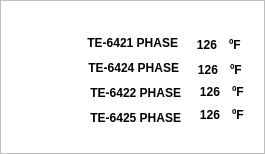
  <widget class="QFrame" name="frAux">
   <property name="geometry">
    <rect>
     <x>295</x>
     <y>55</y>
     <width>265</width>
     <height>154</height>
    </rect>
   </property>
   <property name="styleSheet">
    <string notr="true">background-color: rgba(255, 255, 255, 0);
color: rgb(190, 190, 190);
border-top-color: rgb(213, 213, 213);</string>
   </property>
   <property name="frameShape">
    <enum>QFrame::Box</enum>
   </property>
   <property name="frameShadow">
    <enum>QFrame::Plain</enum>
   </property>
   <property name="lineWidth">
    <number>1</number>
   </property>
   <widget class="QLabel" name="lbTexto_T1">
    <property name="geometry">
     <rect>
      <x>37</x>
      <y>35</y>
      <width>141</width>
      <height>16</height>
     </rect>
    </property>
    <property name="font">
     <font>
      <pointsize>9</pointsize>
      <weight>75</weight>
      <bold>true</bold>
     </font>
    </property>
    <property name="styleSheet">
     <string notr="true">background-color: rgba(255, 255, 255, 0);
color: rgb(0 ,0, 0);</string>
    </property>
    <property name="text">
     <string>TE-6421 PHASE</string>
    </property>
    <property name="alignment">
     <set>Qt::AlignRight|Qt::AlignTrailing|Qt::AlignVCenter</set>
    </property>
   </widget>
   <widget class="QLabel" name="lbTexto_1">
    <property name="geometry">
     <rect>
      <x>186</x>
      <y>35</y>
      <width>31</width>
      <height>20</height>
     </rect>
    </property>
    <property name="font">
     <font>
      <pointsize>9</pointsize>
      <weight>75</weight>
      <bold>true</bold>
     </font>
    </property>
    <property name="styleSheet">
     <string notr="true">background-color: rgba(255, 255, 255, 0);
color: rgb(0 ,0, 0);</string>
    </property>
    <property name="text">
     <string>126</string>
    </property>
    <property name="alignment">
     <set>Qt::AlignRight|Qt::AlignTrailing|Qt::AlignVCenter</set>
    </property>
   </widget>
   <widget class="QLabel" name="lbTexto_U1">
    <property name="geometry">
     <rect>
      <x>229</x>
      <y>35</y>
      <width>31</width>
      <height>20</height>
     </rect>
    </property>
    <property name="font">
     <font>
      <pointsize>9</pointsize>
      <weight>75</weight>
      <bold>true</bold>
     </font>
    </property>
    <property name="styleSheet">
     <string notr="true">background-color: rgba(255, 255, 255, 0);
color: rgb(0 ,0, 0);</string>
    </property>
    <property name="text">
     <string>ºF</string>
    </property>
    <property name="alignment">
     <set>Qt::AlignLeading|Qt::AlignLeft|Qt::AlignVCenter</set>
    </property>
   </widget>
   <widget class="QLabel" name="lbTexto_U2">
    <property name="geometry">
     <rect>
      <x>230</x>
      <y>60</y>
      <width>31</width>
      <height>20</height>
     </rect>
    </property>
    <property name="font">
     <font>
      <pointsize>9</pointsize>
      <weight>75</weight>
      <bold>true</bold>
     </font>
    </property>
    <property name="styleSheet">
     <string notr="true">background-color: rgba(255, 255, 255, 0);
color: rgb(0 ,0, 0);</string>
    </property>
    <property name="text">
     <string>ºF</string>
    </property>
    <property name="alignment">
     <set>Qt::AlignLeading|Qt::AlignLeft|Qt::AlignVCenter</set>
    </property>
   </widget>
   <widget class="QLabel" name="lbTexto_T">
    <property name="geometry">
     <rect>
      <x>38</x>
      <y>60</y>
      <width>141</width>
      <height>16</height>
     </rect>
    </property>
    <property name="font">
     <font>
      <pointsize>9</pointsize>
      <weight>75</weight>
      <bold>true</bold>
     </font>
    </property>
    <property name="styleSheet">
     <string notr="true">background-color: rgba(255, 255, 255, 0);
color: rgb(0 ,0, 0);</string>
    </property>
    <property name="text">
     <string>TE-6424 PHASE</string>
    </property>
    <property name="alignment">
     <set>Qt::AlignRight|Qt::AlignTrailing|Qt::AlignVCenter</set>
    </property>
   </widget>
   <widget class="QLabel" name="lbTexto_2">
    <property name="geometry">
     <rect>
      <x>187</x>
      <y>60</y>
      <width>31</width>
      <height>20</height>
     </rect>
    </property>
    <property name="font">
     <font>
      <pointsize>9</pointsize>
      <weight>75</weight>
      <bold>true</bold>
     </font>
    </property>
    <property name="styleSheet">
     <string notr="true">background-color: rgba(255, 255, 255, 0);
color: rgb(0 ,0, 0);</string>
    </property>
    <property name="text">
     <string>126</string>
    </property>
    <property name="alignment">
     <set>Qt::AlignRight|Qt::AlignTrailing|Qt::AlignVCenter</set>
    </property>
   </widget>
   <widget class="QLabel" name="lbTexto_T_2">
    <property name="geometry">
     <rect>
      <x>40</x>
      <y>85</y>
      <width>141</width>
      <height>16</height>
     </rect>
    </property>
    <property name="font">
     <font>
      <pointsize>9</pointsize>
      <weight>75</weight>
      <bold>true</bold>
     </font>
    </property>
    <property name="styleSheet">
     <string notr="true">background-color: rgba(255, 255, 255, 0);
color: rgb(0 ,0, 0);</string>
    </property>
    <property name="text">
     <string>TE-6422 PHASE</string>
    </property>
    <property name="alignment">
     <set>Qt::AlignRight|Qt::AlignTrailing|Qt::AlignVCenter</set>
    </property>
   </widget>
   <widget class="QLabel" name="lbTexto_U2_2">
    <property name="geometry">
     <rect>
      <x>232</x>
      <y>82</y>
      <width>31</width>
      <height>20</height>
     </rect>
    </property>
    <property name="font">
     <font>
      <pointsize>9</pointsize>
      <weight>75</weight>
      <bold>true</bold>
     </font>
    </property>
    <property name="styleSheet">
     <string notr="true">background-color: rgba(255, 255, 255, 0);
color: rgb(0 ,0, 0);</string>
    </property>
    <property name="text">
     <string>ºF</string>
    </property>
    <property name="alignment">
     <set>Qt::AlignLeading|Qt::AlignLeft|Qt::AlignVCenter</set>
    </property>
   </widget>
   <widget class="QLabel" name="lbTexto_3">
    <property name="geometry">
     <rect>
      <x>189</x>
      <y>82</y>
      <width>31</width>
      <height>20</height>
     </rect>
    </property>
    <property name="font">
     <font>
      <pointsize>9</pointsize>
      <weight>75</weight>
      <bold>true</bold>
     </font>
    </property>
    <property name="styleSheet">
     <string notr="true">background-color: rgba(255, 255, 255, 0);
color: rgb(0 ,0, 0);</string>
    </property>
    <property name="text">
     <string>126</string>
    </property>
    <property name="alignment">
     <set>Qt::AlignRight|Qt::AlignTrailing|Qt::AlignVCenter</set>
    </property>
   </widget>
   <widget class="QLabel" name="lbTexto_T_3">
    <property name="geometry">
     <rect>
      <x>40</x>
      <y>110</y>
      <width>141</width>
      <height>16</height>
     </rect>
    </property>
    <property name="font">
     <font>
      <pointsize>9</pointsize>
      <weight>75</weight>
      <bold>true</bold>
     </font>
    </property>
    <property name="styleSheet">
     <string notr="true">background-color: rgba(255, 255, 255, 0);
color: rgb(0 ,0, 0);</string>
    </property>
    <property name="text">
     <string>TE-6425 PHASE</string>
    </property>
    <property name="alignment">
     <set>Qt::AlignRight|Qt::AlignTrailing|Qt::AlignVCenter</set>
    </property>
   </widget>
   <widget class="QLabel" name="lbTexto_4">
    <property name="geometry">
     <rect>
      <x>189</x>
      <y>105</y>
      <width>31</width>
      <height>20</height>
     </rect>
    </property>
    <property name="font">
     <font>
      <pointsize>9</pointsize>
      <weight>75</weight>
      <bold>true</bold>
     </font>
    </property>
    <property name="styleSheet">
     <string notr="true">background-color: rgba(255, 255, 255, 0);
color: rgb(0 ,0, 0);</string>
    </property>
    <property name="text">
     <string>126</string>
    </property>
    <property name="alignment">
     <set>Qt::AlignRight|Qt::AlignTrailing|Qt::AlignVCenter</set>
    </property>
   </widget>
   <widget class="QLabel" name="lbTexto_U2_3">
    <property name="geometry">
     <rect>
      <x>232</x>
      <y>105</y>
      <width>31</width>
      <height>20</height>
     </rect>
    </property>
    <property name="font">
     <font>
      <pointsize>9</pointsize>
      <weight>75</weight>
      <bold>true</bold>
     </font>
    </property>
    <property name="styleSheet">
     <string notr="true">background-color: rgba(255, 255, 255, 0);
color: rgb(0 ,0, 0);</string>
    </property>
    <property name="text">
     <string>ºF</string>
    </property>
    <property name="alignment">
     <set>Qt::AlignLeading|Qt::AlignLeft|Qt::AlignVCenter</set>
    </property>
   </widget>
  </widget>
